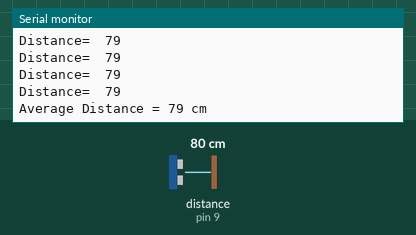
The sketch below on a simulated Arduino Uno, built with avr-gcc and run on an emulated ATmega328P. Parts: the last lines printed to the serial monitor. Wiring (inferred from the names in the program): ultrasonic range finder: trigger pin 10; echo pin 9. Inputs (shaded band) come from the test bench; at power-on: distance to the obstacle (sensor on pin 9) 80 cm. The echo pulse lasts 58.3 µs per cm.

Above: at 1.2 s.
1.3 s: distance to the obstacle (sensor on pin 9) set to 2 cm
At 2.16 s:
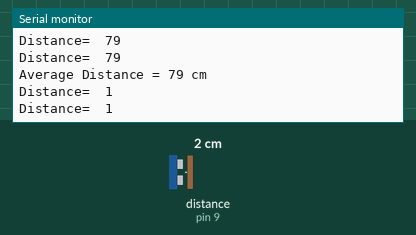
2.8 s: distance to the obstacle (sensor on pin 9) set to 4 cm
At 3.9 s:
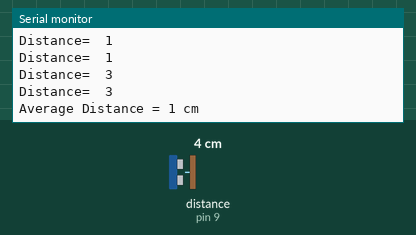
Timing chart, 0 to 5.8 s (numbered marks = the images above; inputs shaded):
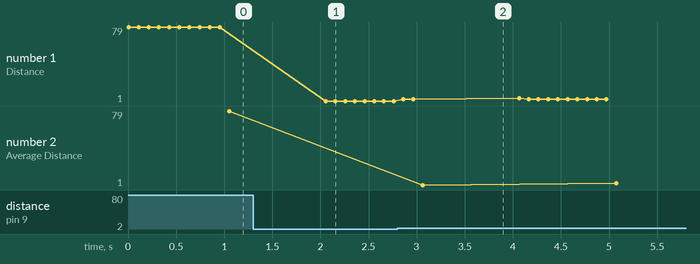

The sketch:

Task1.ino
```cpp
////////////////////////////////////////////////////
//Ultrasonic Pins Definition, here we specify pin usage for our tivaC Board

const int echo = 9, Trig = 10;  //Pin connections for HC-SR04
//const int LED1 = 11;          //Specify Pin for LED1


////////////////////////////////////////////////////
//Time Update Variables

long duration, cm;                          // To measure pulse width and distance in cm
long distance = 0;                          // To return distance of object
int numReadings = 0;                        // Counter for the number of readings
long totalDist = 0;                         // Cumulative sum of distances
long avgDist ;
unsigned long LastUpdateMicrosecs = 0;
unsigned long LastUpdateMillisecs = 0;
unsigned long CurrentMicrosecs = 0;
unsigned long MicrosecsSinceLastUpdate = 0;
float SecondsSinceLastUpdate = 0;


////////////////////////////////////////////////////
//Initializing Pins Function

void setup()
{
  Serial.begin(115200);     //Initialize Serial COM Port with 115200 buad rate
  pinMode(Trig, OUTPUT);    //Trigger is output since it will send 8 pulses at 40KHz from HC-SR04
  pinMode(echo, INPUT);     //Echo is input since it will detect the reflected wave from HC-SR04
  //pinMode(LED1, OUTPUT);    //Pin for LED1 should output HIGH(on) or LOW(off)
}


////////////////////////////////////////////////////
//Main Loop that will keep on running, it is similar to int main()
void loop() {
    // Reset the cumulative variables before taking new readings
    totalDist = 0;
    numReadings = 0;

    // Collect 10 readings and accumulate the total distance
    for (int i = 0; i < 10; i++) {
        totalDist+=Update_Ultra_Sonic(); // Take a single reading
        numReadings++;
        delay(100);           // Delay between readings (100ms)
    }

    // Calculate the average distance
    avgDist = totalDist / numReadings;

    // Display the averaged distance on Serial Monitor
    Serial.print("Average Distance = ");
    Serial.print(avgDist);
    Serial.println(" cm");

    delay(1000); // Delay before starting the next measurement cycle
}
////////////////////////////////////////////////////
//Will update ultrasonic sensors through Serial port

long Update_Ultra_Sonic()
{    //Setting Trig Signal HIGH for 10us to produce burst of 8 pulses at 40KHz
    digitalWrite(Trig, LOW);
    delayMicroseconds(2);
    digitalWrite(Trig, HIGH);
    delayMicroseconds(10);
    digitalWrite(Trig, LOW);
    duration = pulseIn(echo, HIGH);   // Reads duration (microseconds) for which Echo pin reads HIGH till wave is reflected


  //digitalRead(anypin/switch) //Use this function to read the state of any Pin/Switch i.e. SW1 and SW2

    cm = microsecondsToCentimeters(duration); // convert the time into a distance, refer to function below

  //Sending through serial port to print on Monitor
    Serial.print("Distance=");
    Serial.print("\t");
    Serial.print(cm);
    Serial.print("\n");

    return cm;
}

////////////////////////////////////////////////////
//Conversion of microsecond to centimeter
long microsecondsToCentimeters(long microseconds)
{
   distance = 0.0343*microseconds;


return distance / 2;
}
```

Measured:
- after the input at 1.3 s, the serial monitor: prints a new line after 0.76 s (image 1)
- after the input at 2.8 s, the serial monitor: prints a new line after 0.06 s (image 2)
- plotted number 1: 79 → 1 after the input at 1.3 s, 1 → 3 after the input at 2.8 s
- plotted number 2: 79 → 3 after the input at 2.8 s
